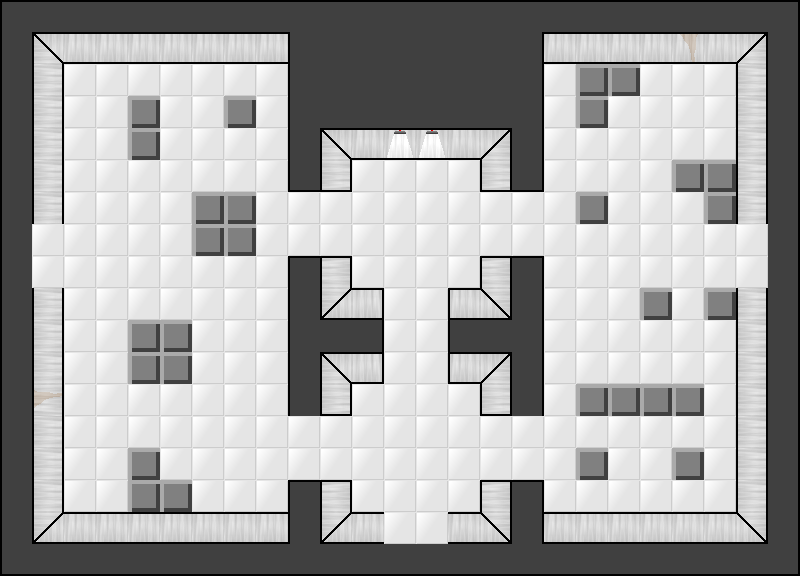

This is a level from a 2D game, rendered from its Tiled map with the project's own tilesets. A one-line summary and the map file follow, with tile-layer data summarised:
An orthogonal 25x18 tile map with 32x32 px tiles, 2 tile layers (Tile Layer 1, Tile Layer 2), 2 tilesets and 24 objects (8x conveyor, 8x laser, 3x door, 2x gate, 2x button, ...).

<map version="1.0" orientation="orthogonal" width="25" height="18" tilewidth="32" tileheight="32">
 <tileset firstgid="1" name="room_tileset" tilewidth="32" tileheight="32">
  <image source="../graphics/room_tileset.png" trans="ff00ff" width="192" height="256" />
 </tileset>
 <tileset firstgid="49" name="GGJ2012" tilewidth="32" tileheight="32">
  <image source="../graphics/room_tileset.png" trans="ff00ff" width="192" height="256" />
 </tileset>
 <layer name="Tile Layer 1" width="25" height="18">
  <data>[450 cells, 450 non-empty, 2 distinct tile ids]</data>
 </layer>
 <layer name="Tile Layer 2" width="25" height="18">
  <data>[450 cells, 238 non-empty, 38 distinct tile ids]</data>
 </layer>
 <objectgroup name="Object Layer 1" width="25" height="18">
  <object name="ConW" type="conveyor" x="320" y="448" width="32" height="32">
   <properties>
    <property name="dir" value="w" />
   </properties>
  </object>
  <object name="ConW" type="conveyor" x="288" y="448" width="32" height="32">
   <properties>
    <property name="dir" value="w" />
   </properties>
  </object>
  <object name="ConE" type="conveyor" x="480" y="448" width="32" height="32">
   <properties>
    <property name="dir" value="e" />
   </properties>
  </object>
  <object name="ConE" type="conveyor" x="512" y="448" width="32" height="32">
   <properties>
    <property name="dir" value="e" />
   </properties>
  </object>
  <object name="Gate1" type="gate" x="384" y="288" width="64" height="32">
   <properties>
    <property name="id" value="1" />
   </properties>
  </object>
  <object name="Gate2" type="gate" x="384" y="352" width="64" height="32">
   <properties>
    <property name="id" value="2" />
   </properties>
  </object>
  <object name="Button1" type="button" x="64" y="64" width="32" height="32">
   <properties>
    <property name="id" value="1" />
   </properties>
  </object>
  <object name="Button2" type="button" x="640" y="416" width="32" height="32">
   <properties>
    <property name="id" value="2" />
   </properties>
  </object>
  <object name="door" type="door" x="32" y="224" width="32" height="64" />
  <object name="door" type="door" x="736" y="224" width="32" height="64" />
  <object name="door" type="door" x="384" y="512" width="64" height="32" />
  <object name="Laser" type="laser" x="160" y="64" width="32" height="32" />
  <object name="Laser" type="laser" x="128" y="288" width="32" height="32" />
  <object name="Laser" type="laser" x="192" y="352" width="32" height="32" />
  <object name="Laser" type="laser" x="96" y="480" width="32" height="32" />
  <object name="Laser" type="laser" x="608" y="96" width="32" height="32" />
  <object name="Laser" type="laser" x="672" y="192" width="32" height="32" />
  <object name="Laser" type="laser" x="576" y="352" width="32" height="32" />
  <object name="Laser" type="laser" x="704" y="480" width="32" height="32" />
  <object name="ConW" type="conveyor" x="320" y="416" width="32" height="32">
   <properties>
    <property name="dir" value="w" />
   </properties>
  </object>
  <object name="ConW" type="conveyor" x="288" y="416" width="32" height="32">
   <properties>
    <property name="dir" value="w" />
   </properties>
  </object>
  <object name="ConE" type="conveyor" x="480" y="416" width="32" height="32">
   <properties>
    <property name="dir" value="e" />
   </properties>
  </object>
  <object name="ConE" type="conveyor" x="512" y="416" width="32" height="32">
   <properties>
    <property name="dir" value="e" />
   </properties>
  </object>
  <object name="Candidates are asked not to ruminate upon mortality." type="sign" x="384" y="160" width="32" height="32">
   <properties>
    <property name="text" value="Candidates are asked not to ruminate upon mortality." />
   </properties>
  </object>
 </objectgroup>
</map>
